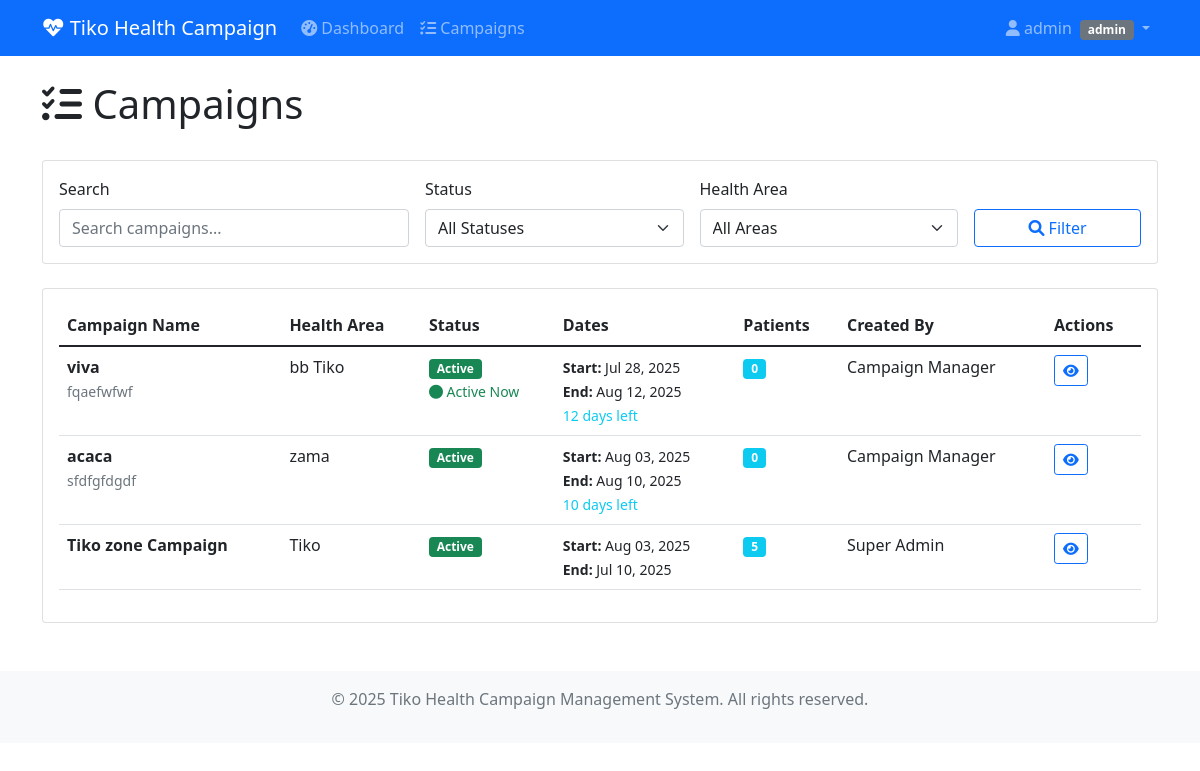
Page /campaigns/ (signed in) on the committed database.
### accounts/models.py (models this page shows, shortened)
class User(AbstractUser):
    role = models.CharField(
        max_length=50,
        choices=UserRole.choices,
        default=UserRole.REGISTRATION_CLERK,
        help_text="User's role in the health campaign"
    )
    phone_number = models.CharField(max_length=20, blank=True, null=True)
    employee_id = models.CharField(max_length=50, unique=True, blank=True, null=True)
    department = models.CharField(max_length=100, blank=True, null=True)
    is_active = models.BooleanField(default=True)
    created_at = models.DateTimeField(auto_now_add=True)
    updated_at = models.DateTimeField(auto_now=True)
    objects = CustomUserManager()

### campaigns/models.py (models this page shows, shortened)
class Campaign(models.Model):
    name = models.CharField(max_length=200, unique=True)
    description = models.TextField(blank=True, null=True)
    start_date = models.DateField()
    end_date = models.DateField()
    health_area = models.CharField(max_length=200)
    consent_text = models.TextField(
        help_text="Consent text that patients will agree to during registration"
    )
    STATUS_CHOICES = [
        ('draft', 'Draft'),
        ('active', 'Active'),
        ('completed', 'Completed'),
        ('cancelled', 'Cancelled'),
    ]
    status = models.CharField(max_length=20, choices=STATUS_CHOICES, default='draft')
    created_by = models.ForeignKey(User, on_delete=models.CASCADE, related_name='created_campaigns')
    created_at = models.DateTimeField(auto_now_add=True)
    updated_at = models.DateTimeField(auto_now=True)
    max_patients = models.PositiveIntegerField(
        blank=True, null=True,
        help_text="Maximum number of patients for this campaign (optional)"
    )
    class Meta:
        ordering = ['-created_at']
        permissions = [
            ('can_manage_campaigns', 'Can manage campaigns'),
            ('can_view_campaign_reports', 'Can view campaign reports'),
        ]
    @property
    def is_active(self):
        today = timezone.now().date()
        return (
            self.status == 'active' and
            self.start_date <= today <= self.end_date
        )
    @property
    def patient_count(self):
        return self.patients.count()
    @property
    def days_remaining(self):
        if self.status != 'active':
            return 0
        today = timezone.now().date()
        if today > self.end_date:
            return 0
        return (self.end_date - today).days

### campaigns/views.py (the view)
# urls.py: path('', views.campaign_list, name='list'),
@login_required
@permission_required('campaigns.view_campaign', raise_exception=True)
def campaign_list(request):
    campaigns = Campaign.objects.select_related('created_by')
    search_query = request.GET.get('search', '')
    status_filter = request.GET.get('status', '')
    health_area_filter = request.GET.get('health_area', '')
    if search_query:
        campaigns = campaigns.filter(
            Q(name__icontains=search_query) |
            Q(description__icontains=search_query) |
            Q(health_area__icontains=search_query)
        )
    if status_filter:
        campaigns = campaigns.filter(status=status_filter)
    if health_area_filter:
        campaigns = campaigns.filter(health_area__icontains=health_area_filter)
    paginator = Paginator(campaigns, 10)
    page_number = request.GET.get('page')
    page_obj = paginator.get_page(page_number)
    health_areas = Campaign.objects.values_list('health_area', flat=True).distinct()
    context = {
        'page_obj': page_obj,
        'search_query': search_query,
        'status_filter': status_filter,
        'health_area_filter': health_area_filter,
        'health_areas': health_areas,
        'status_choices': Campaign.STATUS_CHOICES,
    }
    return render(request, 'campaigns/campaign_list.html', context)

### templates/campaigns/campaign_list.html (shortened to what this page needs)
{% extends 'base.html' %}
{% block nav_items %}
<li class="nav-item">
    <a class="nav-link" href="{% url 'campaigns:list' %}">
        <i class="fas fa-tasks"></i> Campaigns
    </a>
</li>
{% endblock %}
{% block content %}
<div class="container">
    <div class="row">
        <div class="col-12">
            <div class="d-flex justify-content-between align-items-center mb-4">
                <h1><i class="fas fa-tasks"></i> Campaigns</h1>
            </div>
        </div>
    </div>
    <div class="row mb-4">
        <div class="col-12">
            <div class="card">
                <div class="card-body">
                    <form method="get" class="row g-3">
                        <div class="col-md-4">
                            <label for="search" class="form-label">Search</label>
                            <input type="text" class="form-control" id="search" name="search"
                                   value="{{ search_query }}" placeholder="Search campaigns...">
                        </div>
                        <div class="col-md-3">
                            <label for="status" class="form-label">Status</label>
                            <select class="form-select" id="status" name="status">
                                <option value="">All Statuses</option>
                            </select>
                        </div>
                        <div class="col-md-3">
                            <label for="health_area" class="form-label">Health Area</label>
                            <select class="form-select" id="health_area" name="health_area">
                                <option value="">All Areas</option>
                            </select>
                        </div>
                        <div class="col-md-2">
                            <label class="form-label">&nbsp;</label>
                            <div class="d-grid">
                                <button type="submit" class="btn btn-outline-primary">
                                    <i class="fas fa-search"></i> Filter
                                </button>
                            </div>
                        </div>
                    </form>
                </div>
            </div>
        </div>
    </div>
    <div class="row">
        <div class="col-12">
            {% if page_obj %}
            <div class="card">
                <div class="card-body">
                    <div class="table-responsive">
                        <table class="table table-hover">
                            <thead>
                                <tr>
                                    <th>Campaign Name</th>
                                    <th>Health Area</th>
                                    <th>Status</th>
                                    <th>Dates</th>
                                    <th>Patients</th>
                                    <th>Created By</th>
                                    <th>Actions</th>
                                </tr>
                            </thead>
                            <tbody>
                                {% for campaign in page_obj %}
                                <tr>
                                    <td>
                                        <strong>{{ campaign.name }}</strong>
                                        {% if campaign.description %}
                                        <br><small class="text-muted">{{ campaign.description|truncatechars:50 }}</small>
                                        {% endif %}
                                    </td>
                                    <td>{{ campaign.health_area }}</td>
                                    <td>
                                        <span class="badge bg-{% if campaign.status == 'active' %}success{% elif campaign.status == 'draft' %}secondary{% elif campaign.status == 'completed' %}primary{% else %}danger{% endif %}">
                                            {{ campaign.get_status_display }}
                                        </span>
                                        {% if campaign.is_active %}
                                        <br><small class="text-success"><i class="fas fa-circle"></i> Active Now</small>
                                        {% endif %}
                                    </td>
                                    <td>
                                        <small>
                                            <strong>Start:</strong> {{ campaign.start_date|date:"M d, Y" }}<br>
                                            <strong>End:</strong> {{ campaign.end_date|date:"M d, Y" }}
                                            {% if campaign.days_remaining > 0 %}
                                            <br><span class="text-info">{{ campaign.days_remaining }} days left</span>
                                            {% endif %}
                                        </small>
                                    </td>
                                    <td>
                                        <span class="badge bg-info">{{ campaign.patient_count }}</span>
                                    </td>
                                    <td>{{ campaign.created_by.get_full_name|default:campaign.created_by.username }}</td>
                                    <td>
                                        <div class="btn-group btn-group-sm" role="group">
                                            <a href="{% url 'campaigns:detail' campaign.pk %}" class="btn btn-outline-primary">
                                                <i class="fas fa-eye"></i>
                                            </a>
                                        </div>
                                    </td>
                                </tr>
                                {% endfor %}
                            </tbody>
                        </table>
                    </div>
                </div>
            </div>
            {% endif %}
        </div>
    </div>
</div>
{% endblock %}

### templates/base.html (shortened to what this page needs)
<!DOCTYPE html>
<html lang="en">
<head>
    <link href="https://cdn.jsdelivr.net/npm/bootstrap@5.1.3/dist/css/bootstrap.min.css" rel="stylesheet">
    <link href="https://cdnjs.cloudflare.com/ajax/libs/font-awesome/6.0.0/css/all.min.css" rel="stylesheet">
</head>
<body>
    {% if user.is_authenticated %}
    <nav class="navbar navbar-expand-lg navbar-dark bg-primary">
        <div class="container">
            <a class="navbar-brand" href="{% url 'accounts:dashboard' %}">
                <i class="fas fa-heartbeat"></i> Tiko Health Campaign
            </a>
            <div class="collapse navbar-collapse" id="navbarNav">
                <ul class="navbar-nav me-auto">
                    <li class="nav-item">
                        <a class="nav-link" href="{% url 'accounts:dashboard' %}">
                            <i class="fas fa-tachometer-alt"></i> Dashboard
                        </a>
                    </li>
                    {% block nav_items %}{% endblock %}
                </ul>
                <ul class="navbar-nav">
                    <li class="nav-item dropdown">
                        <a class="nav-link dropdown-toggle" href="#" id="navbarDropdown" role="button" data-bs-toggle="dropdown">
                            <i class="fas fa-user"></i> {{ user.get_full_name|default:user.username }}
                            <span class="badge bg-secondary ms-1">{{ user.role }}</span>
                        </a>
                    </li>
                </ul>
            </div>
        </div>
    </nav>
    {% endif %}
    <main class="container-fluid mt-4">
        {% block content %}{% endblock %}
    </main>
    <footer class="bg-light text-center text-muted py-3 mt-5">
        <div class="container">
            <p>&copy; 2025 Tiko Health Campaign Management System. All rights reserved.</p>
        </div>
    </footer>
</body>
</html>

### rows in the picture
User: get_full_name "admin", role "admin"
Campaign: name "viva", description "fqaefwfwf", health_area "bb Tiko", status "Active", shows "Active Now", start_date "Jul 28, 2025", end_date "Aug 12, 2025", days_remaining "12", patient_count "0", created_by.get_full_name "Campaign Manager"
Campaign: name "acaca", description "sfdfgfdgdf", health_area "zama", status "Active", start_date "Aug 03, 2025", end_date "Aug 10, 2025", days_remaining "10", patient_count "0", created_by.get_full_name "Campaign Manager"
Campaign: name "Tiko zone Campaign", health_area "Tiko", status "Active", start_date "Aug 03, 2025", end_date "Jul 10, 2025", patient_count "5", created_by.get_full_name "Super Admin"
